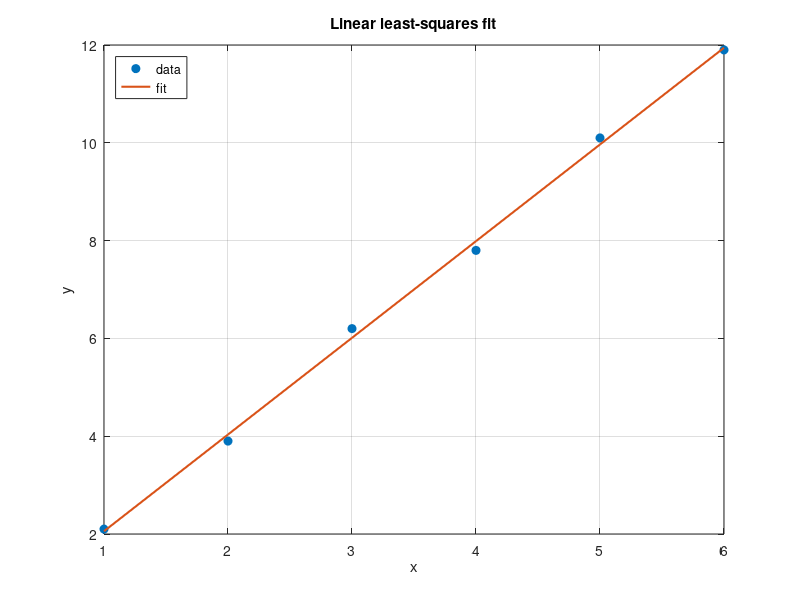

This figure's MATLAB source:
%% curve_fitting_demo.m
% TE 255 - Lecture 3: least-squares fitting with polyfit, and R^2.

x = [1 2 3 4 5 6];
y = [2.1 3.9 6.2 7.8 10.1 11.9];      % roughly linear, with noise

c = polyfit(x, y, 1);                  % [slope intercept]
yhat = polyval(c, x);

% Coefficient of determination R^2
ss_res = sum((y - yhat).^2);
ss_tot = sum((y - mean(y)).^2);
R2 = 1 - ss_res/ss_tot;

fprintf('fit: y = %.3f*x + %.3f\n', c(1), c(2));
fprintf('R^2 = %.4f\n', R2);

figure;
plot(x, y, 'o', 'MarkerFaceColor', 'auto'); hold on
plot(x, yhat, '-', 'LineWidth', 1.5);
xlabel('x'); ylabel('y'); title('Linear least-squares fit');
legend('data', 'fit', 'Location', 'northwest'); grid on
